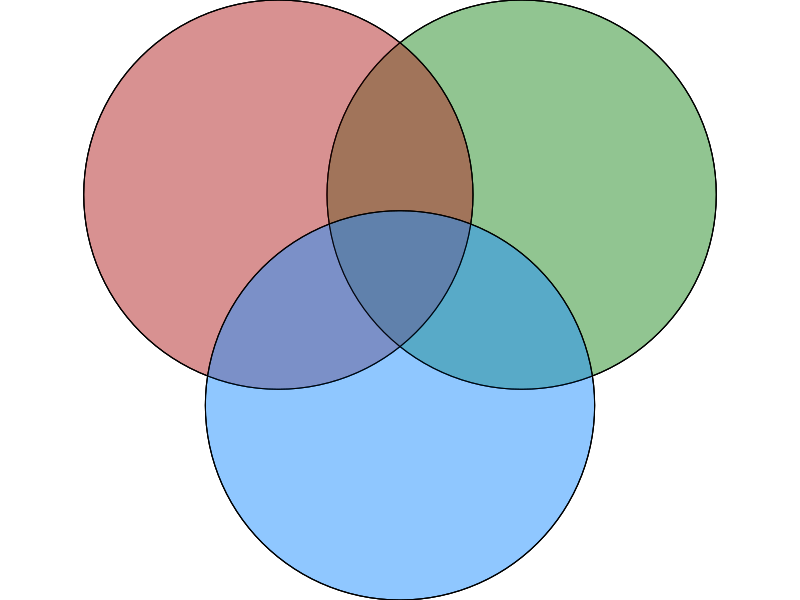
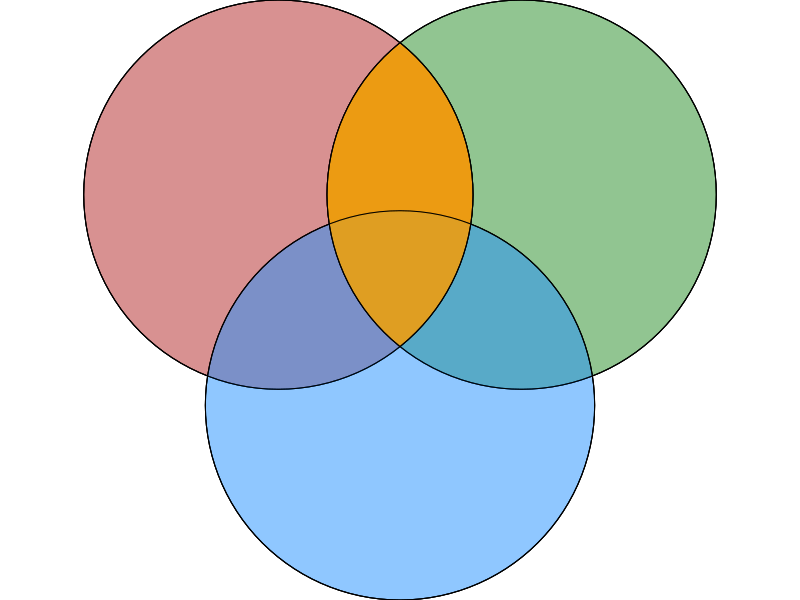
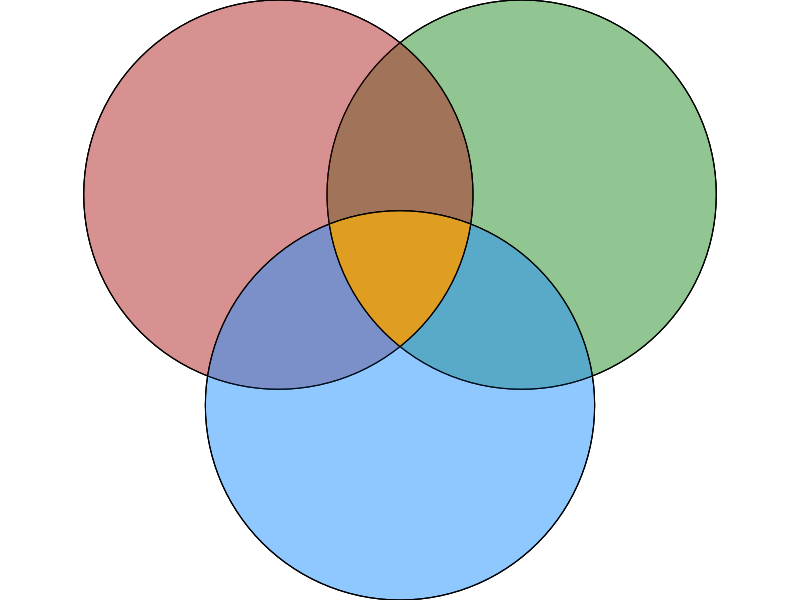
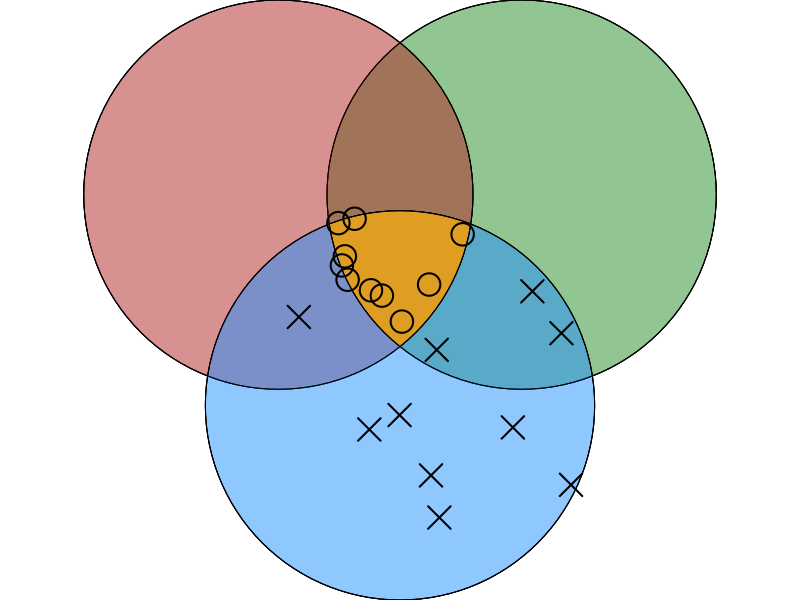
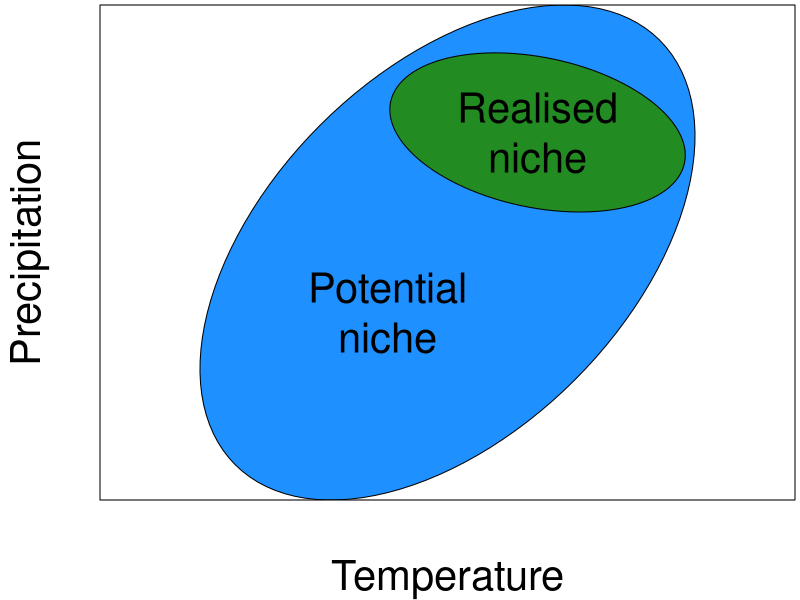

Source code (R) for these figures, in order:
## ---- chunk 1
suppressPackageStartupMessages(library(sf))
## ---- chunk 2
r <- 1.6
side <- 2

abiotic <- st_buffer(st_point(c(-side / 2, 0)), r)
biotic <- st_buffer(st_point(c(side / 2, 0)), r)
area <- st_buffer(st_point(c(0, -side / 2 * sqrt(3))), r)
all <- st_sfc(abiotic, biotic, area)

realised <- st_intersection(abiotic, biotic)
source <- st_intersection(realised, area)
sink <- st_difference(area, source)

populations <- c(st_sample(source, 10), st_sample(sink, 10))
pop_type <- rep(c(1, 4), each = 10)

t_col <- function(color, percent = 50, name = NULL) {
  ## Get RGB values for named color
  rgb.val <- col2rgb(color)

  ## Make new color using input color as base and alpha set by transparency
  t.col <- rgb(rgb.val[1], rgb.val[2], rgb.val[3],
    max = 255,
    alpha = (100 - percent) * 255 / 100,
    names = name
  )

  ## Save the color
  invisible(t.col)
}
## ---- chunk 3
par(mar = c(0, 0, 0, 0), xaxs = "i", yaxs = "i")
plot(all)
plot(biotic, col = t_col("forestgreen", 50), add = TRUE)
plot(abiotic, col = t_col("firebrick", 50), add = TRUE)
plot(area, col = t_col("dodgerblue", 50), add = TRUE)
plot(all, add = TRUE)
## ---- chunk 4
par(mar = c(0, 0, 0, 0), xaxs = "i", yaxs = "i")
plot(all)
plot(biotic, col = t_col("forestgreen", 50), add = TRUE)
plot(abiotic, col = t_col("firebrick", 50), add = TRUE)
plot(area, col = t_col("dodgerblue", 50), add = TRUE)
plot(realised, col = t_col("orange", 20), add = TRUE)
plot(all, add = TRUE)
## ---- chunk 5
par(mar = c(0, 0, 0, 0), xaxs = "i", yaxs = "i")
plot(all)
plot(biotic, col = t_col("forestgreen", 50), add = TRUE)
plot(abiotic, col = t_col("firebrick", 50), add = TRUE)
plot(area, col = t_col("dodgerblue", 50), add = TRUE)
plot(source, col = t_col("orange", 20), add = TRUE)
plot(all, add = TRUE)
## ---- chunk 6
par(mar = c(0, 0, 0, 0), xaxs = "i", yaxs = "i")
plot(all)
plot(biotic, col = t_col("forestgreen", 50), add = TRUE)
plot(abiotic, col = t_col("firebrick", 50), add = TRUE)
plot(area, col = t_col("dodgerblue", 50), add = TRUE)
plot(source, col = t_col("orange", 20), add = TRUE)
plot(populations, pch = pop_type, lwd = 2, col = "black", cex = 3, add = TRUE)
plot(all, add = TRUE)
## ---- chunk 7
par(mar = c(2, 2, 0.1, 0.1), cex = 2.5, mgp = c(1, 0, 0))
circ <- st_buffer(st_point(c(0, 0)), 5)
rot <- function(a) matrix(c(cos(a), sin(a), -sin(a), cos(a)), 2, 2)
potential <- circ * c(1, 0.6) * rot(-pi / 4)
realised <- circ * c(0.25, 0.5) * rot(-pi / 2.3) + c(1.5, 2)


plot(potential, xlab = "Temperature", ylab = "Precipitation", col = "dodgerblue")
plot(realised, col = "forestgreen", add = TRUE)
box()

text(st_coordinates(st_centroid(potential)) - c(1, 1), "Potential\nniche")
text(st_coordinates(st_centroid(realised)), "Realised\nniche")
